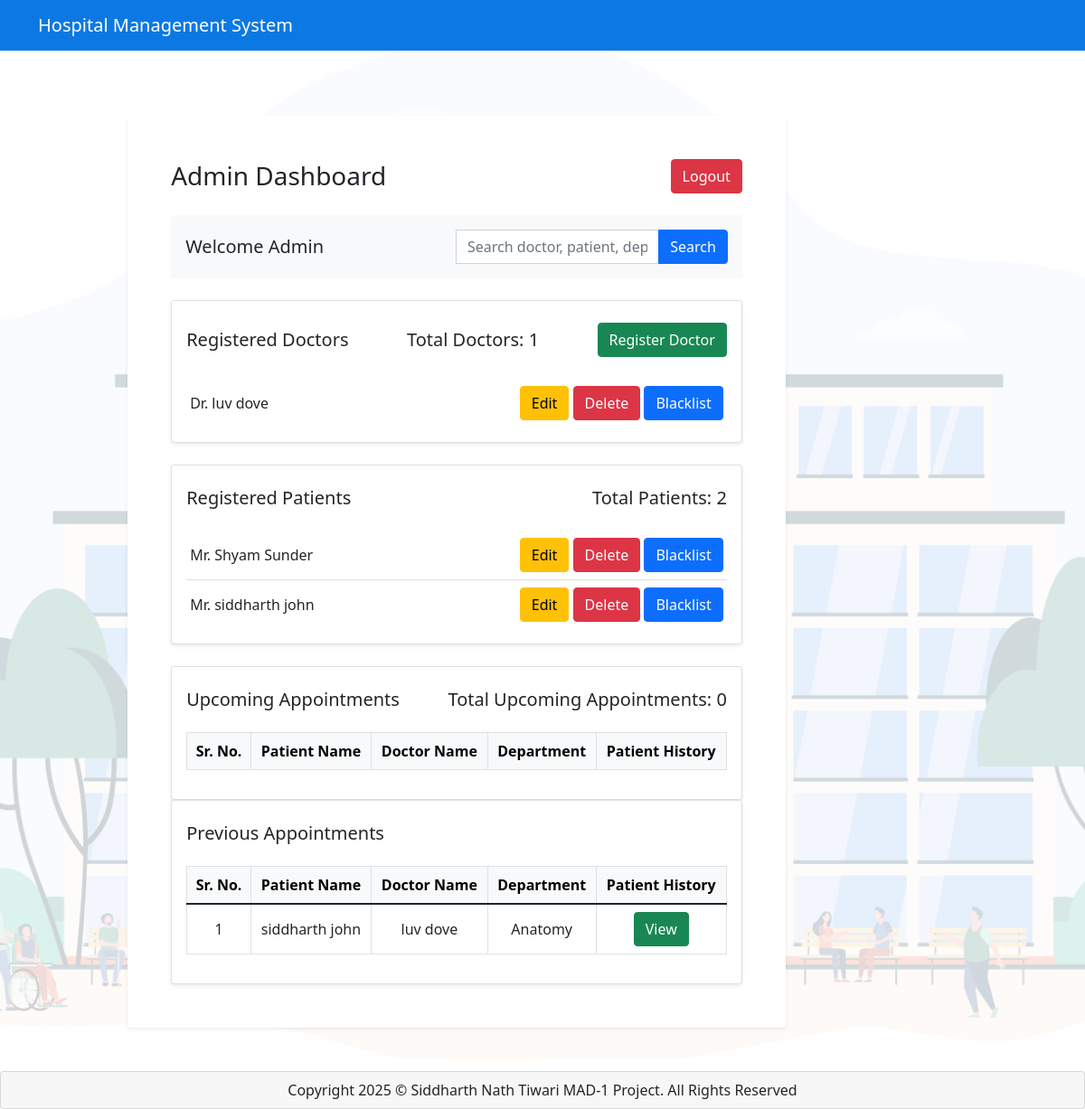
The app's page /admin/dashboard (signed in) with its own data.
### HMS/models.py (models this page shows, shortened)
class Doctor(db.Model, UserMixin):
    __tablename__ ='doctor'
    id = db.Column(db.Integer , primary_key =True)
    password = db.Column(db.String(100), nullable= False)
    fname = db.Column(db.String(100), nullable=False)
    lname = db.Column(db.String(100), nullable=True)
    email = db.Column(db.String(100),unique=True,nullable =False)
    phone = db.Column(db.String(10), nullable =False)
    experience = db.Column(db.Text, nullable = False)
    description = db.Column(db.Text )
    specialization_id = db.Column(db.Integer,db.ForeignKey('department.id'), nullable= False)
    blacklisted = db.Column(db.Boolean, default=False)
    specialization = db.relationship('Department', backref='doctors', lazy=True)
    availability = db.relationship('Availability', backref ='doctor', lazy=True,cascade="all, delete-orphan")
    appointments= db.relationship('Appointment', backref= 'doctor', lazy=True, cascade="all, delete-orphan")

class Patient(db.Model, UserMixin) :
    __tablename__ = 'patient'
    id = db.Column(db.Integer , primary_key =True)
    password = db.Column(db.String(200), nullable=False)
    fname = db.Column(db.String(100), nullable=False)
    lname = db.Column(db.String(100), nullable=True)
    age = db.Column(db.Integer , nullable= False)
    gender = db.Column(db.String(10), nullable=False)
    email = db.Column(db.String(100), nullable =False)
    phone = db.Column(db.String(10), nullable =False)
    blacklisted = db.Column(db.Boolean, default=False)
    appointments =db.relationship('Appointment', backref ='patient', lazy=True, cascade="all, delete-orphan")

class Department(db.Model):
    __tablename__ = 'department'
    id = db.Column(db.Integer, primary_key =True)
    name = db.Column(db.String(40), nullable = False)
    description = db.Column(db.Text, nullable = False)

### HMS/admin.py (the view)
@admin.route("/dashboard", methods=["GET"])
@admin_required
def dashboard():
    form = SearchForm()
    appointments = Appointment.query.all()
    upcoming_details = []
    previous_details = []
    for appointment in appointments:
        if appointment.status == "Booked":
            upcoming_details.append({
                "id": appointment.id,
                'patient_id': appointment.patient_id,
                "patient_name": appointment.patient.fname + " " + appointment.patient.lname,
                "doctor_name": appointment.doctor.fname + " " + appointment.doctor.lname,
                "department": appointment.doctor.specialization.name
            })
        else:
            previous_details.append({
                "id": appointment.id,
                'patient_id': appointment.patient_id,
                "patient_name": appointment.patient.fname + " " + appointment.patient.lname,
                "doctor_name": appointment.doctor.fname + " " + appointment.doctor.lname,
                "department": appointment.doctor.specialization.name
            })
    patients = Patient.query.all()
    doctors = Doctor.query.all()
    return render_template("admin/dashboard.html", title='Dashboard', upcoming_details=upcoming_details, previous_details=previous_details, patients=patients, doctors=doctors, form=form)

### HMS/forms.py
class SearchForm(FlaskForm):
    value = StringField('Search', validators=[DataRequired()])
    submit = SubmitField('Search')

### HMS/__init__.py (called while the page is built)
@login_manager.user_loader
def load_user(string_user_id):
    if not string_user_id or '-' not in string_user_id:
        return None
    try:
        user_type, user_id = string_user_id.split('-')
        user_id = int(user_id)
    except ValueError:
        return None
    if user_type == 'admin':
        return Admin.query.get(user_id)
    elif user_type == 'patient':
        return Patient.query.get(user_id)
    elif user_type == 'doctor':
        return Doctor.query.get(user_id)
    return None

### HMS/templates/admin/dashboard.html (shortened to what this page needs)
{% extends "base.html" %}
{% block content %}
<div class="container my-5">
    <div class="row">
        <div class="col-lg-10 mx-auto">
            <div class="bg-white p-4 p-md-5 rounded shadow-sm">
                <div class="d-flex justify-content-between align-items-center mb-4">
                    <h2 class="h3 mb-0">Admin Dashboard</h2>
                    {% if current_user.is_authenticated %}
                        <a class="btn btn-danger" href="{{ url_for('admin.logout') }}">Logout</a>
                    {% endif %}
                </div>
                <div class="d-flex justify-content-between align-items-center mb-4 p-3 bg-light rounded">
                    <h3 class="h5 mb-0">Welcome Admin</h3>
                    <form method="POST" action="{{ url_for('admin.search') }}" class="w-50" novalidate>
                        <div class="input-group">
                            {% if form.value.errors %}
                                {{ form.value(class="form-control is-invalid", placeholder="Search...") }}
                            {% else %}
                                {{ form.value(class="form-control", placeholder="Search doctor, patient, department...") }}
                            {% endif %}
                            {{ form.submit(class="btn btn-primary") }}
                        </div>
                    </form>
                </div>
                <div class="card border-light-subtle shadow-sm mb-4">
                    <div class="card-header bg-white border-0 pt-4 d-flex justify-content-between align-items-center">
                        <h3 class="h5 mb-0">Registered Doctors</h3>
                        <h4 class="h5 mb-0">Total Doctors: {{ doctors|length }}</h4>
                        <a class="btn btn-success" href="{{ url_for('admin.register_doctor') }}">Register Doctor</a>
                    </div>
                    <div class="card-body">
                        <ul class="list-group list-group-flush">
                            {% for doctor in doctors %}
                                <li class="list-group-item d-flex justify-content-between align-items-center px-1">
                                    <span>Dr. {{ doctor.fname }} {{ doctor.lname }}</span>
                                    <div>
                                        <a href="{{ url_for('admin.update_doctor', doctor_id=doctor.id) }}" class="btn btn-warning ">Edit</a>
                                        <a class="btn btn-danger" href="{{ url_for('admin.delete', id=doctor.id, role='doctor') }}">Delete</a>
                                        {% if doctor.blacklisted %}
                                            <a class="btn btn-secondary" href="{{ url_for('admin.blacklist', id=doctor.id, role='doctor') }}">Blacklisted</a>
                                        {% else %}
                                            <a class="btn btn-primary" href="{{ url_for('admin.blacklist', id=doctor.id, role='doctor') }}">Blacklist</a>
                                        {% endif %}
                                    </div>
                                </li>
                            {% endfor %}
                        </ul>
                    </div>
                </div>
                <div class="card border-light-subtle shadow-sm mb-4">
                    <div class="card-header bg-white border-0 pt-4 d-flex justify-content-between align-items-center">
                        <h3 class="h5 mb-0">Registered Patients</h3>
                        <h4 class="h5 mb-0">Total Patients: {{ patients|length }}</h4>
                    </div>
                    <div class="card-body">
                        <ul class="list-group list-group-flush">
                            {% for patient in patients %}
                                <li class="list-group-item d-flex justify-content-between align-items-center px-1">
                                    {% if patient.gender == 'Male' or patient.gender == 'male' %}
                                        <span>Mr. {{ patient.fname }} {{ patient.lname }}</span>
                                    {% elif patient.gender == 'Female' or patient.gender == 'female' %}
                                        <span>Ms. {{ patient.fname }} {{ patient.lname }}</span>
                                    {% else %}
                                        <span>{{ patient.fname }} {{ patient.lname }}</span>
                                    {% endif %}
                                    <div>
                                        <a href="{{ url_for('admin.update_patient', patient_id=patient.id) }}" class="btn btn-warning ">Edit</a>
                                        <a class="btn btn-danger" href="{{ url_for('admin.delete', id=patient.id, role="patient")}}">Delete</a>
                                        {% if patient.blacklisted %}
                                            <a class="btn btn-secondary" href="{{ url_for('admin.blacklist', id=patient.id, role='patient') }}">Blacklisted</a>
                                        {% else %}
                                            <a class="btn btn-primary" href="{{ url_for('admin.blacklist', id=patient.id, role='patient') }}">Blacklist</a>
                                        {% endif %}
                                    </div>
                                </li>
                            {% endfor %}
                        </ul>
                    </div>
                </div>
                <div class="card border-light-subtle shadow-sm">
                    <div class="card-header bg-white border-0 pt-4 d-flex justify-content-between align-items-center">
                        <h3 class="h5 mb-0">Upcoming Appointments</h3>
                        <h4 class="h5 mb-0">Total Upcoming Appointments: {{ upcoming_details|length }}</h4>
                    </div>
                    <div class="card-body">
                        <div class="table-responsive">
                            <table class="table table-bordered table-hover text-center align-middle">
                                <thead class="table-light">
                                    <tr>
                                        <th>Sr. No.</th>
                                        <th>Patient Name</th>
                                        <th>Doctor Name</th>
                                        <th>Department</th>
                                        <th>Patient History</th>
                                    </tr>
                                </thead>
                            </table>
                        </div>
                    </div>
                </div>
            <div class="card border-light-subtle shadow-sm">
                    <div class="card-header bg-white border-0 pt-4">
                        <h3 class="h5 mb-0">Previous Appointments</h3>
                    </div>
                    <div class="card-body">
                        <div class="table-responsive">
                            <table class="table table-bordered table-hover text-center align-middle">
                                <thead class="table-light">
                                    <tr>
                                        <th>Sr. No.</th>
                                        <th>Patient Name</th>
                                        <th>Doctor Name</th>
                                        <th>Department</th>
                                        <th>Patient History</th>
                                    </tr>
                                </thead>
                                <tbody>
                                    {% for appointment in previous_details %}
                                    <tr>
                                        <td>{{ loop.index }}</td>
                                        <td>{{ appointment.patient_name }}</td>
                                        <td>{{ appointment.doctor_name }}</td>
                                        <td>{{ appointment.department }}</td>
                                        <td>
                                            <a class="btn btn-success" href="{{ url_for('admin.view', appointment_id=appointment.id) }}">View</a>
                                        </td>
                                    </tr>
                                    {% endfor %}
                                    </tbody>
                            </table>
                        </div>
                    </div>
                </div>
            </div> </div>
{% endblock %}

### HMS/templates/base.html (style rules this page uses)
body { background-image: url('/static/hospital-bg.jpg'); background-position: center center; background-repeat: no-repeat; background-size: cover; background-attachment: fixed; background-color: rgba(255, 255, 255, 0.8); background-blend-mode: overlay; }

### records on screen
Doctor: fname "luv", lname "dove"
Patient: fname "Shyam", lname "Sunder"
Patient: fname "siddharth", lname "john"
Department: patient_name "siddharth john", doctor_name "luv dove", department "Anatomy"

### other values on screen
{{ doctors|length }} "1"
{{ patients|length }} "2"
{{ upcoming_details|length }} "0"
